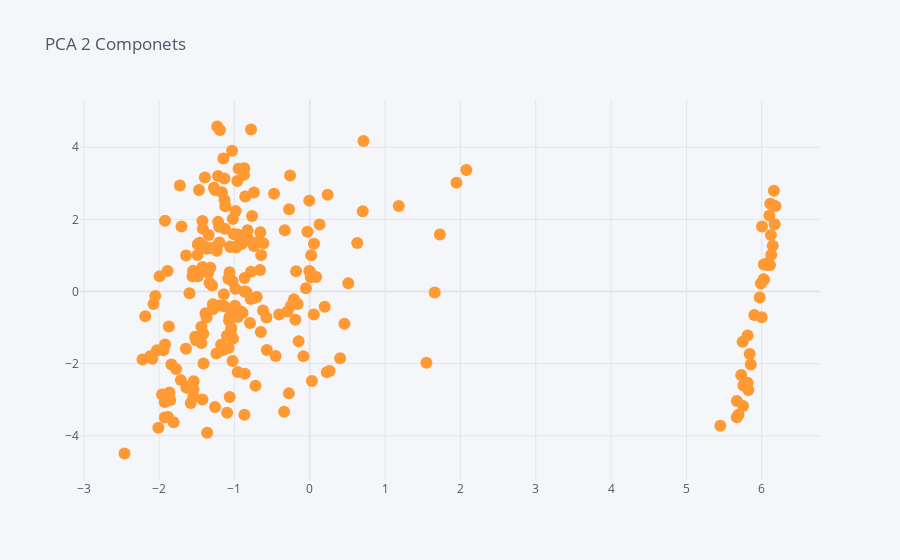

Here is the notebook cell this chart was saved with:
### Code cell
pca_.iplot(x="pc1", y="pc2",kind="scatter", mode='markers', title=f"PCA 2 Componets")

### Figure 1 — Plotly figure (JSON) as saved in the notebook; plotly's stock layout.template omitted (floating-point values rounded to 4 significant figures; data arrays with more than 128 entries replaced by an {"elided": "..."} marker saying what was removed)
{"data": [{"line": {"color": "rgba(255, 153, 51, 1.0)", "dash": "solid", "shape": "linear", "width": 1.3}, "marker": {"size": 12, "symbol": "circle"}, "mode": "markers", "name": "pc2", "text": "", "type": "scatter", "x": {"elided": "234 float values"}, "y": {"elided": "234 float values"}}], "layout": {"legend": {"bgcolor": "#F5F6F9", "font": {"color": "#4D5663"}}, "paper_bgcolor": "#F5F6F9", "plot_bgcolor": "#F5F6F9", "title": {"font": {"color": "#4D5663"}, "text": "PCA 2 Componets"}, "xaxis": {"gridcolor": "#E1E5ED", "showgrid": true, "tickfont": {"color": "#4D5663"}, "title": {"font": {"color": "#4D5663"}, "text": ""}, "zerolinecolor": "#E1E5ED"}, "yaxis": {"gridcolor": "#E1E5ED", "showgrid": true, "tickfont": {"color": "#4D5663"}, "title": {"font": {"color": "#4D5663"}, "text": ""}, "zerolinecolor": "#E1E5ED"}}}
